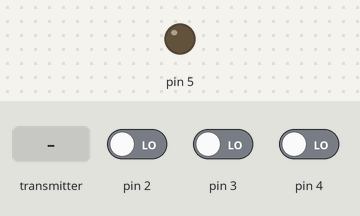
Simulated run of this sketch. Board: Arduino Uno, built with avr-gcc and run on an emulated ATmega328P. On the bench: output pins drawn as LEDs (lit = HIGH). The inputs (shaded band) are chosen by the test bench; at power-on: pin 2 LOW, pin 3 LOW, pin 4 LOW. No radio packets arrive unless stated; what the sketch prints to the serial monitor is not drawn.

Above: at 4.2 s.
4.3 s: the transmitter starts sending gotByte = 128
At 5.2 s:
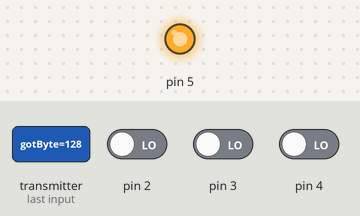
5.8 s: the transmitter starts sending gotByte = 64
At 6.5 s:
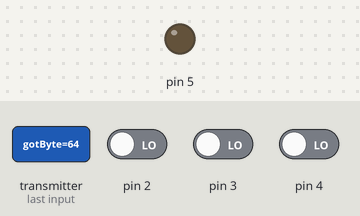
7.3 s: the transmitter starts sending gotByte = 255
At 7.9 s:
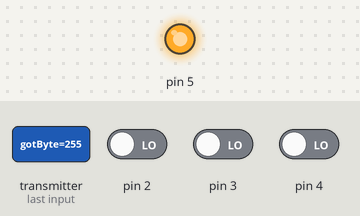
Timing chart, 0 to 10.3 s (numbered marks = the images above; inputs shaded):
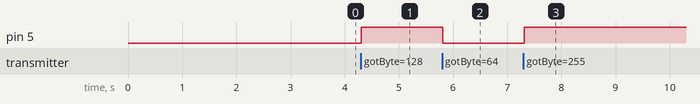

The sketch:

atem_tally_receiver.ino
```cpp
/*
  Custom nrf24L01 atem tally receiver module with arduino-pro

  IMPORTANT: library used - https://github.com/nRF24/RF24

   - pins 2,3,4 - address pins
   - pin 5 - LED output with driver
   - adjust radio.setChannel(CH) between 0-125 (2.400MHz - 2.525MHz)

  29.3.2018 - Ferbi

*/

#include <SPI.h>
#include "nRF24L01.h"
#include "RF24.h"
#include "printf.h"

// Hardware configuration: Set up nRF24L01 radio on SPI bus plus pins CE & CSN
RF24 radio(9, 10);

// Topology
const uint64_t pipes[2] = { 0xABCDABFF51LL, 0x544d52687CAA };              // Radio pipe addresses for the 2 nodes to communicate.

// node ID
uint8_t nodeID = 0;

// receivedData over RF
uint8_t receivedData = 0;

void setup() {

  Serial.begin(115200);
  printf_begin();
  Serial.println(F("\n\rradio details: RECEIVER\n\r"));

  // Setup and configure rf radio
  radio.begin();
  radio.setChannel(110);                  //set channel
  radio.setPALevel(RF24_PA_LOW);          // MIN, LOW, HIGH, MAX
  radio.setAutoAck(0);                    // Ensure autoACK is enabled
  //  radio.enableAckPayload();               // Allow optional ack payloads
  radio.setRetries(0, 15);                // Smallest time between retries, max no. of retries
  radio.setPayloadSize(1);                // Here we are sending 1-byte payloads to test the call-response speed
  //  radio.openWritingPipe(pipes[1]);        // Both radios listen on the same pipes by default, and switch when writing
  radio.openReadingPipe(1, pipes[0]);
  radio.startListening();                 // Start listening
  radio.printDetails();                   // Dump the configuration of the rf unit for debugging

  // pin setup
  pinMode(2, INPUT);
  pinMode(3, INPUT);
  pinMode(4, INPUT);
  pinMode(5, OUTPUT);

  // get ID
  nodeID = getNodeID();     // gre od 1 naprej
  Serial.print("\n\rnodeID: ");
  Serial.println(nodeID);

  // starting...
  Serial.print("starting receiver node...");
  delay(3000);
  Serial.print("DONE!");
}

void loop(void) {

  check();

  // can be lowered
  delay(20);
}

void check() {

  receivedData = receiveData();
  if (receivedData != 0) {
    //Serial.println(receivedData, BIN);
    //Serial.println( nbit(receivedData, nodeID) );
    if ( nbit(receivedData, nodeID) == true) {
      //Serial.println("turning LED on...");
      tally(true);
    }
    else
      tally(false);
  }
}

bool nbit(uint8_t number, uint8_t n) {
  return (number >> n - 1) & 1;
}

void tally(bool state) {

  //Serial.println(state);
  if (state) digitalWrite(5, HIGH);
  else digitalWrite(5, LOW);
}

uint8_t getNodeID() {

  uint8_t temp = 0;
  for (int i = 0; i < 3; i++) {
    temp = digitalRead(4 - i) << i;
    nodeID = nodeID | temp;
  }
  //Serial.println(( B00000111 ^ nodeID),BIN);
  return (B00000111 ^ nodeID)+1;                // added 1, first node if b00000000
}

uint8_t receiveData() {

  // receiveing data  -> no ACK - multireceiver network
  byte pipeNo;
  byte gotByte = 0;                                       // ignored, if we receive 0's
  while ( radio.available(&pipeNo)) {
    radio.read( &gotByte, 1 );
    // radio.writeAckPayload(pipeNo, &gotByte, 1 );
    // Serial.println("ACK sent!");
    //Serial.print("DATA received: ");
    //Serial.println(gotByte);
  }
  return gotByte;
}
```

Measured:
- after the input at 4.3 s, pin 5: LOW → HIGH at once
- after the input at 5.8 s, pin 5: HIGH → LOW at once
- after the input at 7.3 s, pin 5: LOW → HIGH at once
